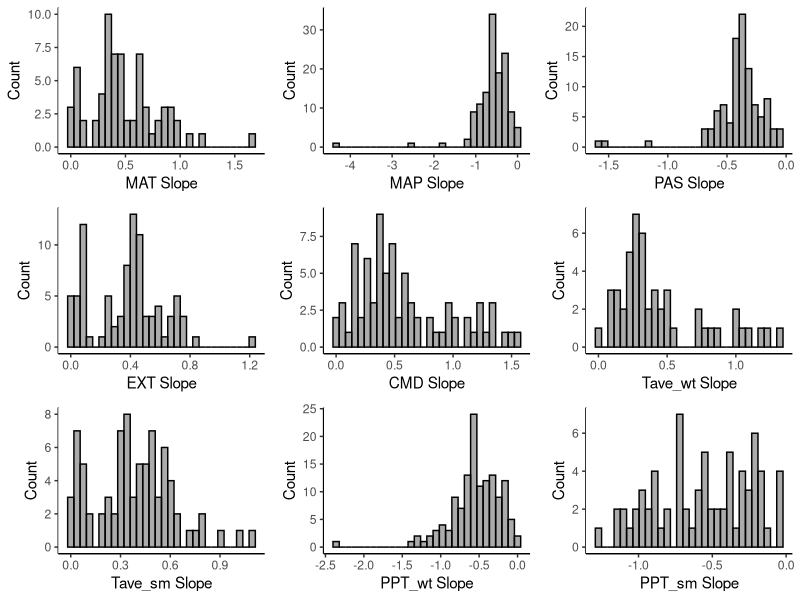
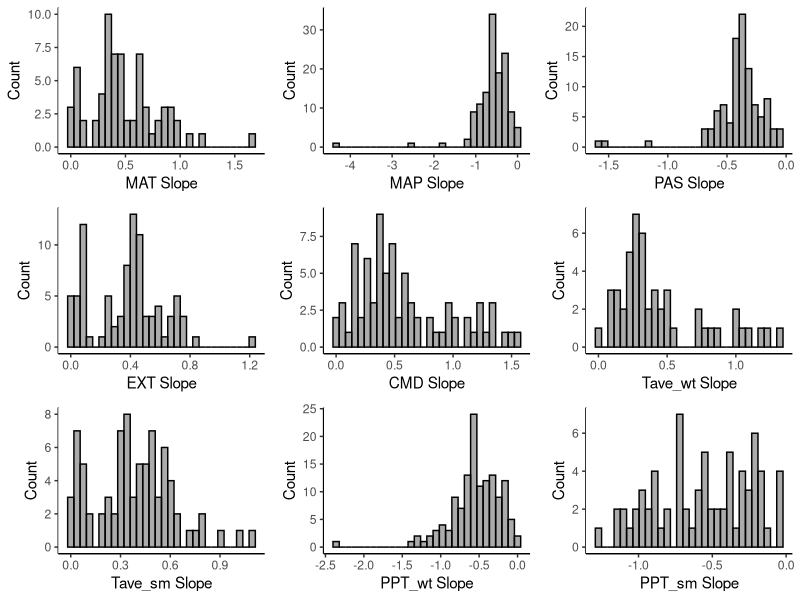
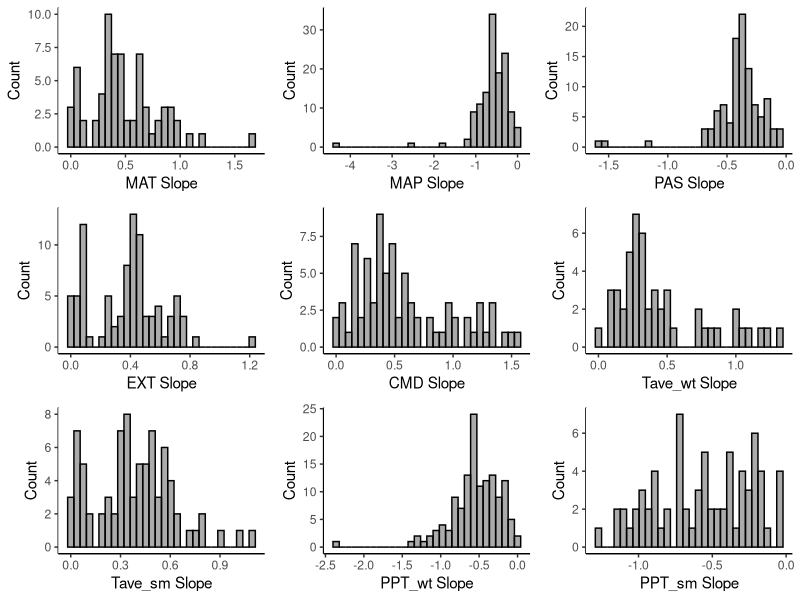

Generate these figures, in order, with R:
##################################################################################
## Plot SNP frequency for all baseline populations
## Done for all SNP set that are in the timeseries
## 
## 
## Last Modified Sept 16, 2023
###################################################################################
#Import libraries
library(tidyverse)
library(egg)


###################################################################################

#Baseline Slopes
baseline_snp_slope <- read_csv("data/baseline_SNP_slope.csv")
colnames(baseline_snp_slope) <- c("ENV","chr_snp","Slope","Inv_Logit_Coeff","SE_base")



#Set env variables as factors and set order
baseline_snp_slope$ENV <- as.factor(baseline_snp_slope$ENV)
baseline_snp_slope$ENV <- factor(baseline_snp_slope$ENV, levels = c("MAT","MAP","PAS","EXT","CMD",
                                                    "Tave_wt","Tave_sm","PPT_wt","PPT_sm"))
#Make separate data frames for each climate variable
MAT<-baseline_snp_slope %>% filter(ENV=="MAT")
MAP<-baseline_snp_slope %>% filter(ENV=="MAP")
PAS<-baseline_snp_slope %>% filter(ENV=="PAS")
EXT<-baseline_snp_slope %>% filter(ENV=="EXT")
CMD<-baseline_snp_slope %>% filter(ENV=="CMD")
Tave_wt<-baseline_snp_slope %>% filter(ENV=="Tave_wt")
Tave_sm<-baseline_snp_slope %>% filter(ENV=="Tave_sm")
PPT_wt<-baseline_snp_slope %>% filter(ENV=="PPT_wt")
PPT_sm<-baseline_snp_slope %>% filter(ENV=="PPT_sm")


#Plot frequency vs climate
plot_env_1<- ggplot(MAT,aes(x=Slope))+
  geom_histogram(position="identity", color="black",alpha=0.5)+
  scale_y_continuous(name="Count")+
  scale_x_continuous(name="MAT Slope")+
  theme_classic()

#Plot frequency vs climate
plot_env_2<- ggplot(MAP,aes(x=Slope))+
  geom_histogram(position="identity", color="black",alpha=0.5)+
  scale_y_continuous(name="Count")+
  scale_x_continuous(name="MAP Slope")+
  theme_classic()

#Plot frequency vs climate
plot_env_3<- ggplot(PAS,aes(x=Slope))+
  geom_histogram(position="identity", color="black",alpha=0.5)+
  scale_y_continuous(name="Count")+
  scale_x_continuous(name="PAS Slope")+
  theme_classic()

#Plot frequency vs climate
plot_env_4<- ggplot(EXT,aes(x=Slope))+
  geom_histogram(position="identity", color="black",alpha=0.5)+
  scale_y_continuous(name="Count")+
  scale_x_continuous(name="EXT Slope")+
  theme_classic()

#Plot frequency vs climate
plot_env_5<- ggplot(CMD,aes(x=Slope))+
  geom_histogram(position="identity", color="black",alpha=0.5)+
  scale_y_continuous(name="Count")+
  scale_x_continuous(name="CMD Slope")+
  theme_classic()

#Plot frequency vs climate
plot_env_6<- ggplot(Tave_wt,aes(x=Slope))+
  geom_histogram(position="identity", color="black",alpha=0.5)+
  scale_y_continuous(name="Count")+
  scale_x_continuous(name="Tave_wt Slope")+
  theme_classic()

#Plot frequency vs climate
plot_env_7<- ggplot(Tave_sm,aes(x=Slope))+
  geom_histogram(position="identity", color="black",alpha=0.5)+
  scale_y_continuous(name="Count")+
  scale_x_continuous(name="Tave_sm Slope")+
  theme_classic()

plot_env_8<- ggplot(PPT_wt,aes(x=Slope))+
  geom_histogram(position="identity", color="black",alpha=0.5)+
  scale_y_continuous(name="Count")+
  scale_x_continuous(name="PPT_wt Slope")+
  theme_classic()

plot_env_9<- ggplot(PPT_sm,aes(x=Slope))+
  geom_histogram(position="identity", color="black",alpha=0.5)+
  scale_y_continuous(name="Count")+
  scale_x_continuous(name="PPT_sm Slope")+
  theme_classic()


#Make single plot of all env variables vs SNP frequency
arrg_1<-ggarrange(plot_env_1, 
                  plot_env_2,
                  plot_env_3,                  
                  plot_env_4, 
                  plot_env_5, 
                  plot_env_6,
                  plot_env_7, 
                  plot_env_8, 
                  plot_env_9 , 
                  nrow = 3, ncol = 3)
arrg_1

#Export 8 X 7
ggsave("graphs/histograms/baseline_histogram/1_baseline_histogram.pdf",arrg_1,width=10, height = 9, units = "in")
